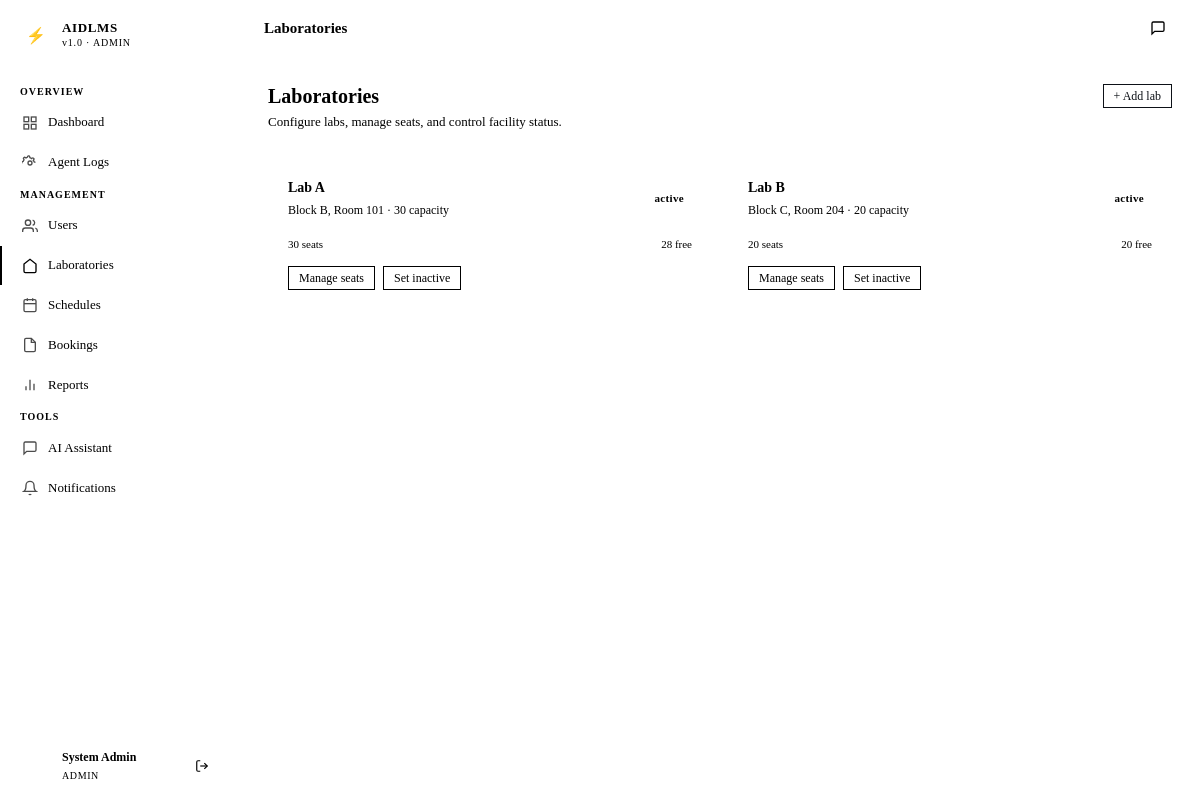
Page /admin/labs (signed in) on the committed database.
### app/models/models.py (models this page shows, shortened)
class User(UserMixin, db.Model):
    __tablename__ = 'users'
    id = db.Column(db.String(36), primary_key=True, default=gen_uuid)
    name = db.Column(db.String(100), nullable=False)
    email = db.Column(db.String(150), unique=True, nullable=False)
    password_hash = db.Column(db.String(255), nullable=False)
    role = db.Column(db.Enum('student', 'lecturer', 'technician', 'admin', name='user_role'), nullable=False)
    active = db.Column(db.Boolean, default=True)
    created_at = db.Column(db.DateTime, default=datetime.utcnow)
    bookings = db.relationship('Booking', foreign_keys='Booking.user_id', backref='user', lazy='dynamic')
    attendance_records = db.relationship('Attendance', foreign_keys='Attendance.user_id', backref='user', lazy='dynamic')
    notifications = db.relationship('Notification', backref='user', lazy='dynamic')
    chat_logs = db.relationship('ChatLog', backref='user', lazy='dynamic')
    sessions_opened = db.relationship('Session', foreign_keys='Session.lecturer_id', backref='lecturer', lazy='dynamic')
    schedules = db.relationship('Schedule', foreign_keys='Schedule.lecturer_id', backref='lecturer', lazy='dynamic')

class Laboratory(db.Model):
    __tablename__ = 'laboratories'
    id = db.Column(db.String(36), primary_key=True, default=gen_uuid)
    name = db.Column(db.String(100), nullable=False)
    capacity = db.Column(db.Integer, nullable=False)
    location = db.Column(db.String(100), nullable=False)
    status = db.Column(db.Enum('active', 'inactive', 'maintenance', name='lab_status'), default='active')
    created_at = db.Column(db.DateTime, default=datetime.utcnow)
    seats = db.relationship('Seat', backref='laboratory', lazy='dynamic', cascade='all, delete-orphan')
    schedules = db.relationship('Schedule', backref='laboratory', lazy='dynamic')
    equipment = db.relationship('Equipment', backref='laboratory', lazy='dynamic', cascade='all, delete-orphan')

### app/admin/routes.py (the view)
@admin_bp.route('/labs', methods=['GET'])
@admin_required
def labs():
    labs = Laboratory.query.order_by(Laboratory.name).all()
    occupancy = {lab.id: monitoring_agent.get_lab_occupancy(lab.id) for lab in labs}
    return render_template('admin/labs.html', labs=labs, occupancy=occupancy)

### app/admin/routes.py (called while the page is built)
def admin_required(f):
    @wraps(f)
    def decorated(*args, **kwargs):
        if current_user.role != 'admin':
            return redirect(url_for('auth.login'))
        return f(*args, **kwargs)
    return login_required(decorated)

### app/agents/monitoring_agent.py (called while the page is built)
    def get_lab_occupancy(self, lab_id):
        seats = Seat.query.filter_by(lab_id=lab_id).all()
        total = len(seats)
        available = sum(1 for s in seats if s.status == 'available')
        reserved = sum(1 for s in seats if s.status == 'reserved')
        occupied = sum(1 for s in seats if s.status == 'occupied')
        faulty = sum(1 for s in seats if s.status == 'faulty')
        return {
            'total': total,
            'available': available,
            'reserved': reserved,
            'occupied': occupied,
            'faulty': faulty
        }

### app/templates/admin/labs.html (shortened to what this page needs)
{% extends "base.html" %}
{% block page_title %}Laboratories{% endblock %}
{% block content %}
<div class="page-header">
  <div class="page-header-text">
    <h1>Laboratories</h1>
    <p>Configure labs, manage seats, and control facility status.</p>
  </div>
  <div class="page-header-actions">
    <button class="btn btn-primary btn-sm" onclick="document.getElementById('createLabModal').classList.remove('hidden')">+ Add lab</button>
  </div>
</div>
<div class="grid-2">
  {% for lab in labs %}
  <div class="card">
    <div class="card-header">
      <div>
        <div class="card-title">{{ lab.name }}</div>
        <div class="card-subtitle">{{ lab.location }} · {{ lab.capacity }} capacity</div>
      </div>
      <span class="badge badge-{{ 'available' if lab.status == 'active' else 'faulty' if lab.status == 'maintenance' else 'rejected' }}">{{ lab.status }}</span>
    </div>
    {% set occ = occupancy[lab.id] %}
    <div class="occupancy-bar mb-12">
      <span style="font-size:11px;">{{ occ.total }} seats</span>
      <div class="bar">
        <div class="fill" style="width:{{ (occ.occupied + occ.reserved) / occ.total * 100 if occ.total > 0 else 0 }}%;"></div>
      </div>
      <span style="font-size:11px;">{{ occ.available }} free</span>
    </div>
    <div class="d-flex" style="gap:8px; flex-wrap:wrap;">
      <a href="{{ url_for('admin.lab_seats', lab_id=lab.id) }}" class="btn btn-secondary btn-sm">Manage seats</a>
      <form method="POST" action="{{ url_for('admin.toggle_lab', lab_id=lab.id) }}" style="display:inline;">
        <button type="submit" class="btn btn-warning btn-sm">
          {{ 'Set inactive' if lab.status == 'active' else 'Set active' }}
        </button>
      </form>
    </div>
  </div>
  {% else %}
  <div class="empty-state" style="grid-column:1/-1;">
    <div class="empty-icon">🏛</div>
    <div class="empty-title">No laboratories yet</div>
    <div class="empty-desc">Create your first laboratory to get started.</div>
  </div>
  {% endfor %}
</div>
{% endblock %}

### app/templates/base.html (shortened to what this page needs)
<!DOCTYPE html>
<html lang="en">
<head>
  <link rel="stylesheet" href="{{ url_for('static', filename='css/style.css') }}">
</head>
<body>
<div class="app-shell">
  <aside class="sidebar" id="sidebar">
    <div class="sidebar-brand">
      <a href="{{ url_for('admin.dashboard') if current_user.role == 'admin' else url_for(current_user.role + '.dashboard') }}" class="brand-logo">
        <div class="brand-icon">⚡</div>
        <div class="brand-text">
          <span class="brand-name">AIDLMS</span>
          <span class="brand-sub">v1.0 · {{ current_user.role | upper }}</span>
        </div>
      </a>
    </div>
    <nav class="sidebar-nav">
      {% if current_user.role == 'student' %}
        <span class="nav-section-label">Main</span>
        <a href="{{ url_for('student.dashboard') }}" class="nav-item {% if request.endpoint == 'student.dashboard' %}active{% endif %}">
          <svg class="nav-icon" viewBox="0 0 24 24" fill="none" stroke="currentColor" stroke-width="2"><rect x="3" y="3" width="7" height="7"/><rect x="14" y="3" width="7" height="7"/><rect x="14" y="14" width="7" height="7"/><rect x="3" y="14" width="7" height="7"/></svg>
          Dashboard
        </a>
        <a href="{{ url_for('student.labs') }}" class="nav-item {% if 'labs' in request.endpoint %}active{% endif %}">
          <svg class="nav-icon" viewBox="0 0 24 24" fill="none" stroke="currentColor" stroke-width="2"><path d="M3 9l9-7 9 7v11a2 2 0 01-2 2H5a2 2 0 01-2-2z"/></svg>
          Laboratories
        </a>
        <a href="{{ url_for('student.bookings') }}" class="nav-item {% if request.endpoint == 'student.bookings' %}active{% endif %}">
          <svg class="nav-icon" viewBox="0 0 24 24" fill="none" stroke="currentColor" stroke-width="2"><rect x="3" y="4" width="18" height="18" rx="2"/><line x1="16" y1="2" x2="16" y2="6"/><line x1="8" y1="2" x2="8" y2="6"/><line x1="3" y1="10" x2="21" y2="10"/></svg>
          My Bookings
        </a>
        <a href="{{ url_for('student.schedule') }}" class="nav-item {% if request.endpoint == 'student.schedule' %}active{% endif %}">
          <svg class="nav-icon" viewBox="0 0 24 24" fill="none" stroke="currentColor" stroke-width="2"><circle cx="12" cy="12" r="10"/><path d="M12 6v6l4 2"/></svg>
          Schedule
        </a>
        <a href="{{ url_for('student.attendance') }}" class="nav-item {% if request.endpoint == 'student.attendance' %}active{% endif %}">
          <svg class="nav-icon" viewBox="0 0 24 24" fill="none" stroke="currentColor" stroke-width="2"><path d="M9 11l3 3L22 4"/><path d="M21 12v7a2 2 0 01-2 2H5a2 2 0 01-2-2V5a2 2 0 012-2h11"/></svg>
          Attendance
        </a>
        <span class="nav-section-label">Tools</span>
        <a href="{{ url_for('chatbot.index') }}" class="nav-item {% if 'chatbot' in request.endpoint %}active{% endif %}">
          <svg class="nav-icon" viewBox="0 0 24 24" fill="none" stroke="currentColor" stroke-width="2"><path d="M21 15a2 2 0 01-2 2H7l-4 4V5a2 2 0 012-2h14a2 2 0 012 2z"/></svg>
          AI Assistant
        </a>
        <a href="{{ url_for('student.notifications') }}" class="nav-item {% if request.endpoint == 'student.notifications' %}active{% endif %}">
          <svg class="nav-icon" viewBox="0 0 24 24" fill="none" stroke="currentColor" stroke-width="2"><path d="M18 8A6 6 0 006 8c0 7-3 9-3 9h18s-3-2-3-9"/><path d="M13.73 21a2 2 0 01-3.46 0"/></svg>
          Notifications
          {% if unread_count > 0 %}<span class="nav-badge">{{ unread_count }}</span>{% endif %}
        </a>
      {% elif current_user.role == 'admin' %}
        <span class="nav-section-label">Overview</span>
        <a href="{{ url_for('admin.dashboard') }}" class="nav-item {% if request.endpoint == 'admin.dashboard' %}active{% endif %}">
          <svg class="nav-icon" viewBox="0 0 24 24" fill="none" stroke="currentColor" stroke-width="2"><rect x="3" y="3" width="7" height="7"/><rect x="14" y="3" width="7" height="7"/><rect x="14" y="14" width="7" height="7"/><rect x="3" y="14" width="7" height="7"/></svg>
          Dashboard
        </a>
        <a href="{{ url_for('admin.agent_logs') }}" class="nav-item {% if request.endpoint == 'admin.agent_logs' %}active{% endif %}">
          Agent Logs
        </a>
        <span class="nav-section-label">Management</span>
        <a href="{{ url_for('admin.users') }}" class="nav-item {% if request.endpoint == 'admin.users' %}active{% endif %}">
          <svg class="nav-icon" viewBox="0 0 24 24" fill="none" stroke="currentColor" stroke-width="2"><path d="M17 21v-2a4 4 0 00-4-4H5a4 4 0 00-4 4v2"/><circle cx="9" cy="7" r="4"/><path d="M23 21v-2a4 4 0 00-3-3.87M16 3.13a4 4 0 010 7.75"/></svg>
          Users
        </a>
        <a href="{{ url_for('admin.labs') }}" class="nav-item {% if 'labs' in request.endpoint %}active{% endif %}">
          <svg class="nav-icon" viewBox="0 0 24 24" fill="none" stroke="currentColor" stroke-width="2"><path d="M3 9l9-7 9 7v11a2 2 0 01-2 2H5a2 2 0 01-2-2z"/></svg>
          Laboratories
        </a>
        <a href="{{ url_for('admin.schedules') }}" class="nav-item {% if request.endpoint == 'admin.schedules' %}active{% endif %}">
          <svg class="nav-icon" viewBox="0 0 24 24" fill="none" stroke="currentColor" stroke-width="2"><rect x="3" y="4" width="18" height="18" rx="2"/><line x1="16" y1="2" x2="16" y2="6"/><line x1="8" y1="2" x2="8" y2="6"/><line x1="3" y1="10" x2="21" y2="10"/></svg>
          Schedules
        </a>
        <a href="{{ url_for('admin.bookings') }}" class="nav-item {% if request.endpoint == 'admin.bookings' %}active{% endif %}">
          <svg class="nav-icon" viewBox="0 0 24 24" fill="none" stroke="currentColor" stroke-width="2"><path d="M14 2H6a2 2 0 00-2 2v16a2 2 0 002 2h12a2 2 0 002-2V8z"/><polyline points="14 2 14 8 20 8"/></svg>
          Bookings
        </a>
        <a href="{{ url_for('admin.reports') }}" class="nav-item {% if request.endpoint == 'admin.reports' %}active{% endif %}">
          <svg class="nav-icon" viewBox="0 0 24 24" fill="none" stroke="currentColor" stroke-width="2"><line x1="18" y1="20" x2="18" y2="10"/><line x1="12" y1="20" x2="12" y2="4"/><line x1="6" y1="20" x2="6" y2="14"/></svg>
          Reports
        </a>
        <span class="nav-section-label">Tools</span>
        <a href="{{ url_for('chatbot.index') }}" class="nav-item {% if 'chatbot' in request.endpoint %}active{% endif %}">
          <svg class="nav-icon" viewBox="0 0 24 24" fill="none" stroke="currentColor" stroke-width="2"><path d="M21 15a2 2 0 01-2 2H7l-4 4V5a2 2 0 012-2h14a2 2 0 012 2z"/></svg>
          AI Assistant
        </a>
        <a href="{{ url_for('admin.send_notification') }}" class="nav-item {% if request.endpoint == 'admin.send_notification' %}active{% endif %}">
          <svg class="nav-icon" viewBox="0 0 24 24" fill="none" stroke="currentColor" stroke-width="2"><path d="M18 8A6 6 0 006 8c0 7-3 9-3 9h18s-3-2-3-9"/><path d="M13.73 21a2 2 0 01-3.46 0"/></svg>
          Notifications
        </a>
      {% endif %}
    </nav>
    <div class="sidebar-footer">
      <div class="user-info">
        <div class="user-avatar">{{ current_user.name[0] | upper }}</div>
        <div class="user-details">
          <div class="user-name">{{ current_user.name }}</div>
          <div class="user-role">{{ current_user.role }}</div>
        </div>
        <a href="{{ url_for('auth.logout') }}" class="icon-btn" title="Sign out" style="border:none;">
          <svg width="14" height="14" viewBox="0 0 24 24" fill="none" stroke="currentColor" stroke-width="2"><path d="M9 21H5a2 2 0 01-2-2V5a2 2 0 012-2h4"/><polyline points="16 17 21 12 16 7"/><line x1="21" y1="12" x2="9" y2="12"/></svg>
        </a>
      </div>
    </div>
  </aside>
  <div class="main-content">
    <header class="topbar">
      <span class="topbar-title">{% block page_title %}{% endblock %}</span>
      <div class="topbar-actions">
        <a href="{{ url_for('chatbot.index') }}" class="icon-btn" title="AI Assistant">
          <svg width="16" height="16" viewBox="0 0 24 24" fill="none" stroke="currentColor" stroke-width="2"><path d="M21 15a2 2 0 01-2 2H7l-4 4V5a2 2 0 012-2h14a2 2 0 012 2z"/></svg>
        </a>
      </div>
    </header>
    <main class="page-content">
      {% block content %}{% endblock %}
    </main>
  </div>
</div>
</body>
</html>

### rows in the picture
User: role "ADMIN", name "System Admin"
Laboratory: name "Lab A", location "Block B, Room 101", capacity "30", status "active", total "30", available "28", status "Set inactive"
Laboratory: name "Lab B", location "Block C, Room 204", capacity "20", status "active", total "20", available "20", status "Set inactive"
